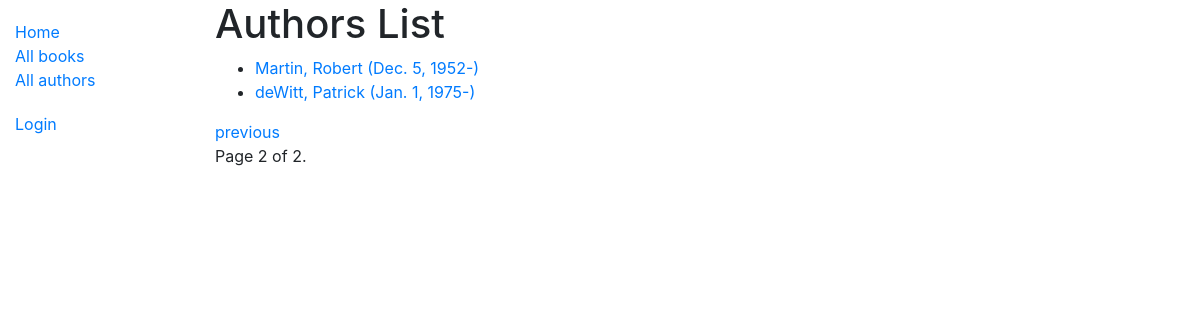
Before: /catalog/authors/?page=2 with the older database file.
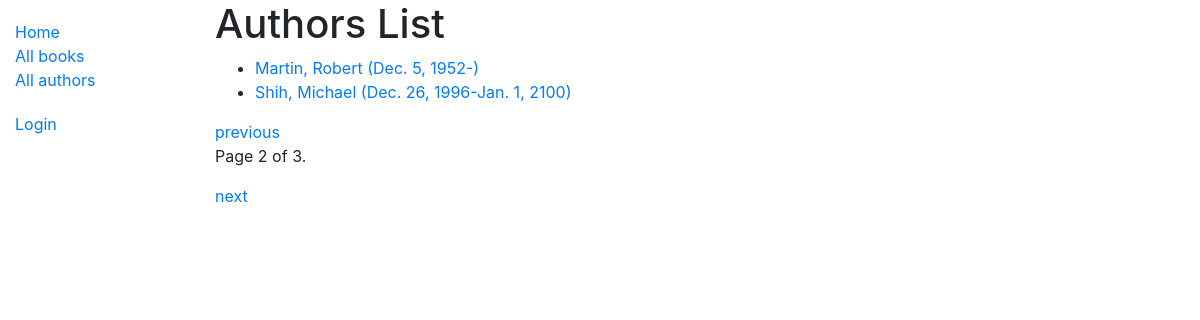
After: the same page with the newer database file.
### catalog/models.py (models this page shows)
class Author(models.Model):
    first_name = models.CharField(max_length=100)
    last_name = models.CharField(max_length=100)
    date_of_birth = models.DateField(null=True, blank=True)
    date_of_death = models.DateField('Died', null=True, blank=True)
    class Meta:
        ordering = ['last_name', 'first_name']
    def get_absolute_url(self):
        return reverse('author-detail', args=[str(self.id)])
    def __str__(self):
        return f'{self.last_name}, {self.first_name}'

### catalog/views.py (the view)
# urls.py: path('authors/', views.AuthorListView.as_view(), name='authors'),
class AuthorListView(generic.ListView):
    model = Author
    paginate_by = 2

### catalog/templates/catalog/author_list.html
{% extends "base_generic.html" %}
{% block content %}
  <h1>Authors List</h1>
  {% if author_list %}
  <ul>
    {% for author in author_list %}
      <li>
        <a href="{{ author.get_absolute_url }}">{{author}} ({{author.date_of_birth}}-{% if author.date_of_death %}{{author.date_of_death}}{% endif %})</a>
      </li>
    {% endfor %}
  </ul>
  {% else %}
    <p>There are no author in the library.</p>
  {% endif %}
{% endblock %}

### catalog/templates/base_generic.html (shortened to what this page needs)
<!DOCTYPE html>
<html lang="en">
<head>
  <link rel="stylesheet" href="https://stackpath.bootstrapcdn.com/bootstrap/4.1.3/css/bootstrap.min.css">
  {% load static %}
  <link rel="stylesheet" href="{% static 'css/styles.css' %}">
</head>
<body>
  <div class="container-fluid">
    <div class="row">
      <div class="col-sm-2">
      {% block sidebar %}
      <ul class="sidebar-nav">
        <li><a href="{% url 'index' %}">Home</a></li>
        <li><a href="{% url 'books' %}">All books</a></li>
        <li><a href="{% url 'authors' %}">All authors</a></li>
      </ul>
      <ul class="sidebar-nav">
        {% if user.is_authenticated %}
        <li>User: {{ user.get_username }}</li>
        <li><a href="{% url 'my-borrowed' %}">My Borrowed</a></li>
        <li><a href="{% url 'logout'%}?next={{request.path}}">Logout</a></li>
        {% else %}
        <li><a href="{% url 'login'%}?next={{request.path}}">Login</a></li>
        {% endif %}
      </ul>
      {% endblock %}
      </div>
      <div class="col-sm-10 ">
      {% block content %}{% endblock %}
      {% block pagination %}
        {% if is_paginated %}
          <div class="pagination">
            <span class="page-links">
              {% if page_obj.has_previous %}
                <a href="{{ request.path }}?page={{ page_obj.previous_page_number }}">previous</a>
              {% endif %}
              <span class="page-current">
                <p>Page {{ page_obj.number }} of {{ page_obj.paginator.num_pages }}.</p>
              </span>
              {% if page_obj.has_next %}
                <a href="{{ request.path }}?page={{ page_obj.next_page_number }}">next</a>
              {% endif %}
            </span>
          </div>
        {% endif %}
      {% endblock %}
      </div>
    </div>
  </div>
</body>
</html>

### catalog/static/css/styles.css (style rules this page uses)
.sidebar-nav { margin-top: 20px; padding: 0; list-style: none; }

Changed rows visible on the page:
no longer on this page (row unchanged): Author: last_name+first_name "deWitt, Patrick", date_of_birth "Jan. 1, 1975"
added Author: last_name+first_name "Shih, Michael", date_of_birth "Dec. 26, 1996", date_of_death "Jan. 1, 2100"
Other visible differences:
{{ page_obj.paginator.num_pages }}: "2" → "3"
text now shown: "next"
